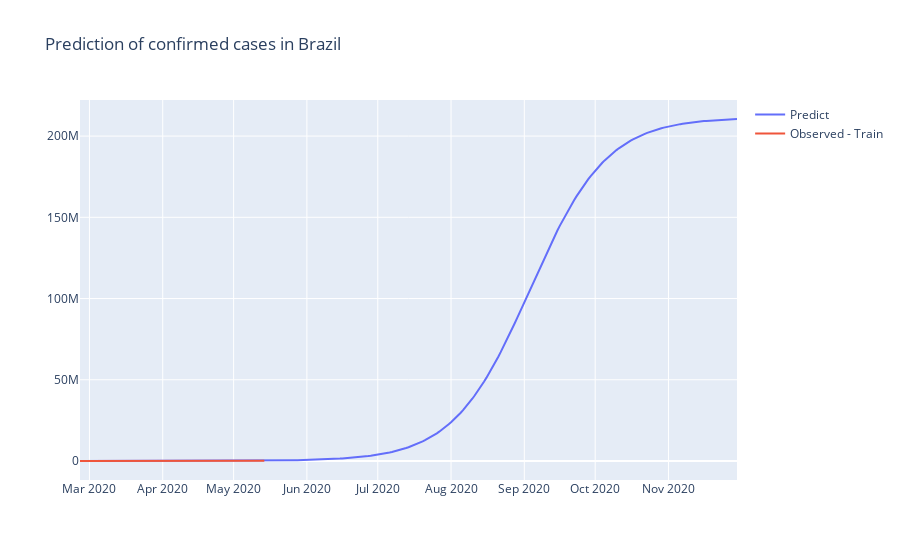

Notebook code for this chart:
### Code cell
fig=go.Figure()

fig.add_trace(go.Scatter(x=forecast.ds, y=forecast.yhat, name='Predict'))
fig.add_trace(go.Scatter(x=train.ds, y=train.y, name='Observed - Train'))
fig.update_layout(title='Prediction of confirmed cases in Brazil')
fig.show()
